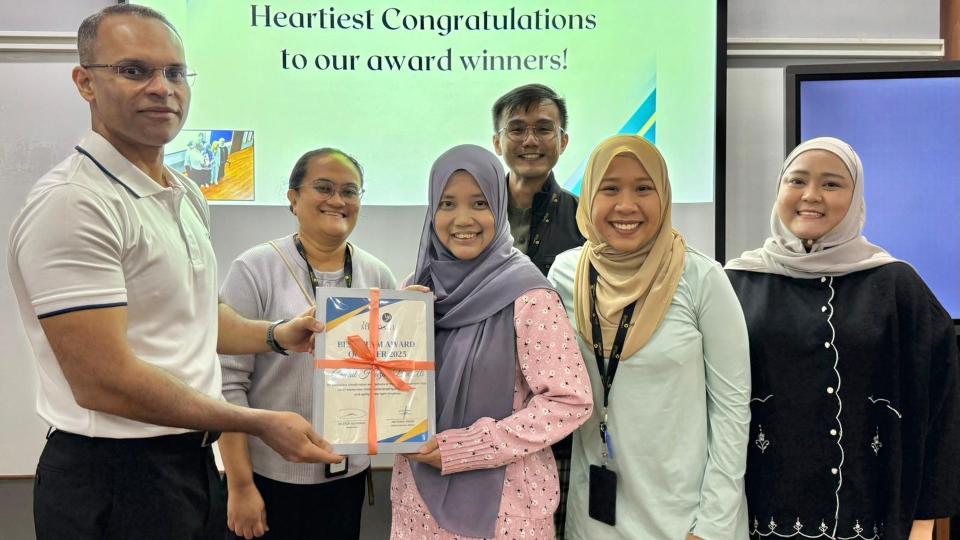
#> input picture c3-summary/assets/photos/01-awards-congratulations.jpg, 1920 x 1080 px (shown at 1/2 size)
$ python polaroid.py ../c3-summary/assets/photos/01-awards-congratulations.jpg 1.0 1.0 ../c3-summary/assets/photos/02-awards-best-employee.jpg
#> lines starting #> are read from the running program, lines starting #| are printed output that depends on the picture
import sys, math, subprocess
from PIL import Image, ImageFilter, ImageDraw, ImageEnhance
W, H, FPS = 1080, 1920, 30
def ease_out_back(x, s=1.4):
    x -= 1; return x*x*((s+1)*x + s) + 1
def build(photo, dur, angle, out):
#> called with dur = 1, angle = 1
    src = Image.open(photo).convert("RGB")
#> src is the input picture: PIL image 1920x1080 RGB; mean R, G, B 140.5, 142.8, 129.9
    # background: cover-fit, heavy blur, darkened
    sc = max(W/src.width, H/src.height)
#> sc = 1.78
    bg = src.resize((math.ceil(src.width*sc), math.ceil(src.height*sc)), Image.LANCZOS)
    bg = bg.crop(((bg.width-W)//2, (bg.height-H)//2, (bg.width-W)//2+W, (bg.height-H)//2+H))
#> bg: PIL image 1080x1920 RGB
    bg = ImageEnhance.Brightness(bg.filter(ImageFilter.GaussianBlur(45))).enhance(0.62)
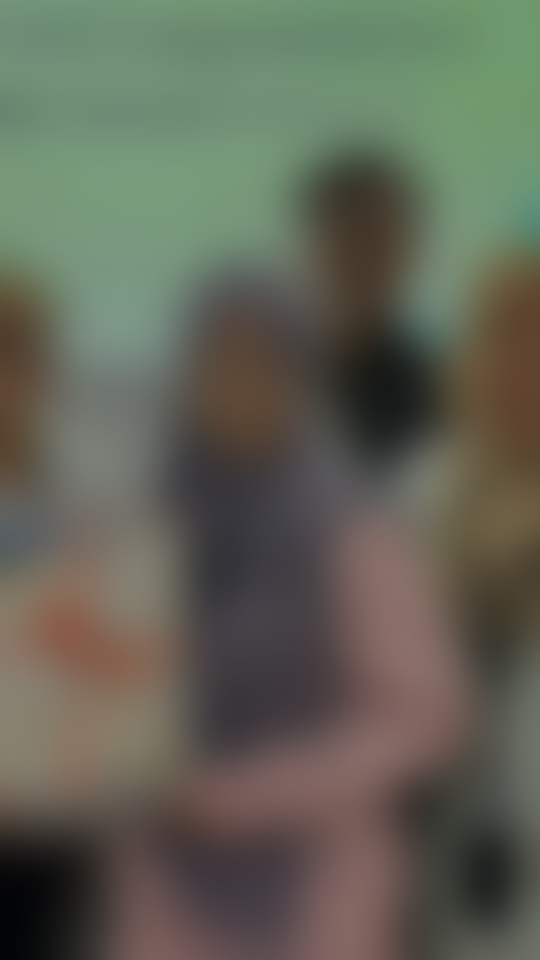
#> bg: PIL image 1080x1920 RGB (shown at 1/2 size); mean R, G, B 97.4, 99.5, 86
    # polaroid card (2x supersampled)
    S = 2; pw = 760*S; ph = round(pw*src.height/src.width)
#> after `ph = round(pw * src.height / src.width)`: ph = 855
    side, top, bottom = 34*S, 34*S, 150*S
    cw, ch = pw+2*side, ph+top+bottom
#> cw = 1656; ch = 1223
    card = Image.new("RGBA", (cw, ch), (250, 249, 245, 255))
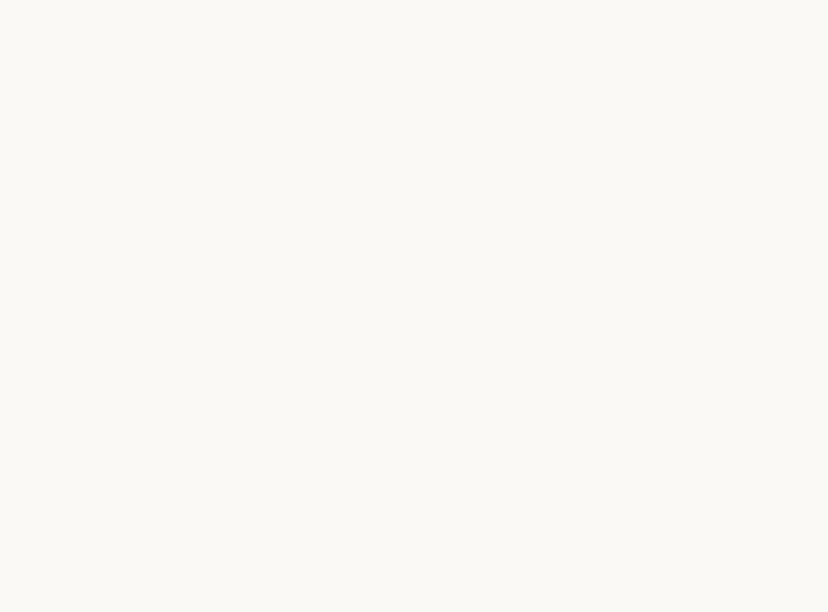
#> card: PIL image 1656x1223 RGBA (shown at 1/2 size); mean R, G, B, A 250, 249, 245, 255
    card.paste(src.resize((pw, ph), Image.LANCZOS), (side, top))
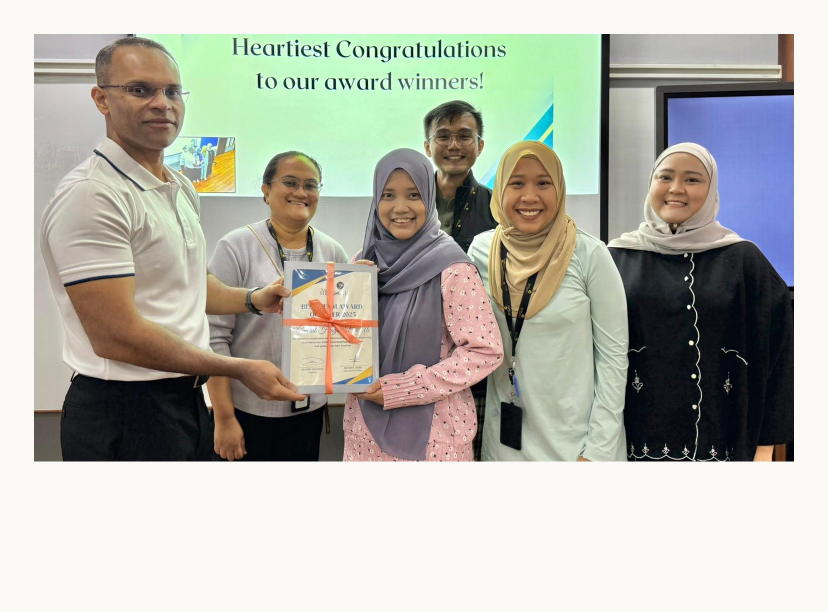
#> card: PIL image 1656x1223 RGBA (shown at 1/2 size); mean R, G, B, A 179.8, 180.9, 171.1, 255
    d = ImageDraw.Draw(card); d.rectangle([side-1, top-1, side+pw, top+ph], outline=(225,223,218,255), width=2)
    # tape strip
    tape = Image.new("RGBA", (190*S, 52*S), (245, 236, 205, 175))
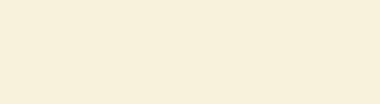
#> tape: PIL image 380x104 RGBA; mean R, G, B, A 245, 236, 205, 175; transparent parts drawn white
    tape = tape.rotate(-angle*1.6, expand=True, resample=Image.BICUBIC)
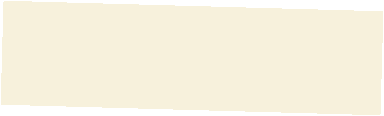
#> tape: PIL image 384x116 RGBA; mean R, G, B, A 216.5, 209.4, 181.9, 155.3; transparent parts drawn white
    pad = 60*S
    big = Image.new("RGBA", (cw+2*pad, ch+2*pad), (0,0,0,0))
#> big: PIL image 1896x1463 RGBA; every value is 0
    # shadow
    sh = Image.new("RGBA", big.size, (0,0,0,0))
    ImageDraw.Draw(sh).rectangle([pad+10*S, pad+16*S, pad+cw+10*S, pad+ch+16*S], fill=(0,0,0,120))
    sh = sh.filter(ImageFilter.GaussianBlur(14*S))
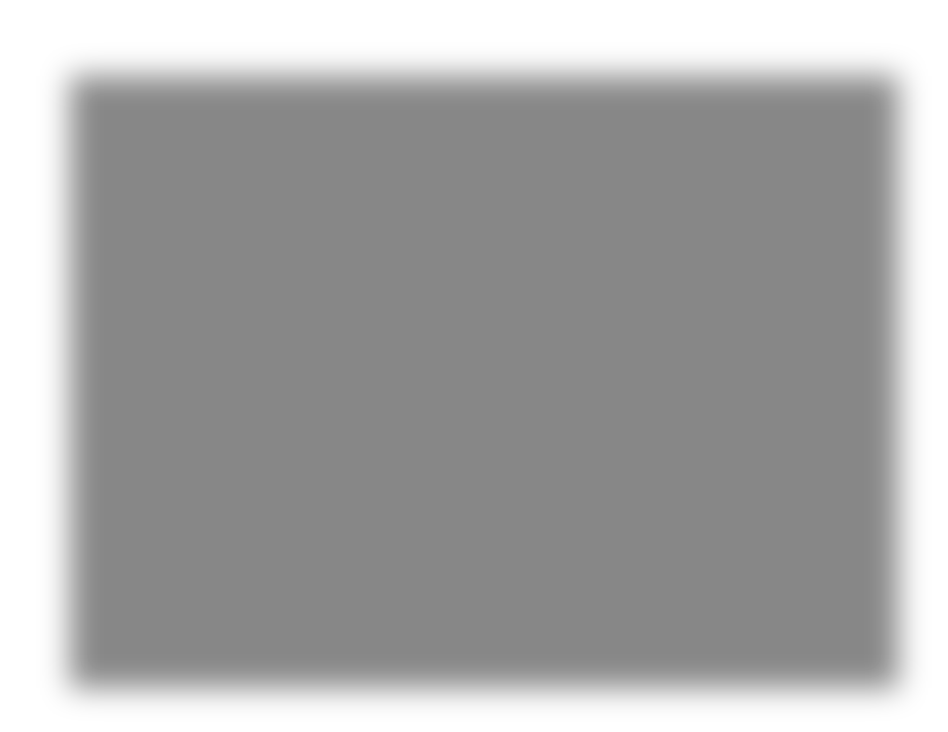
#> sh: PIL image 1896x1463 RGBA (shown at 1/2 size); mean R, G, B, A 0, 0, 0, 87.7; transparent parts drawn white
    big.alpha_composite(sh); big.alpha_composite(card, (pad, pad))
    big.alpha_composite(tape, (pad+cw//2-tape.width//2, pad-tape.height//2+6*S))
    big = big.rotate(angle, expand=True, resample=Image.BICUBIC)
#> big: PIL image 1922x1497 RGBA
    big = big.resize((big.width//S, big.height//S), Image.LANCZOS)
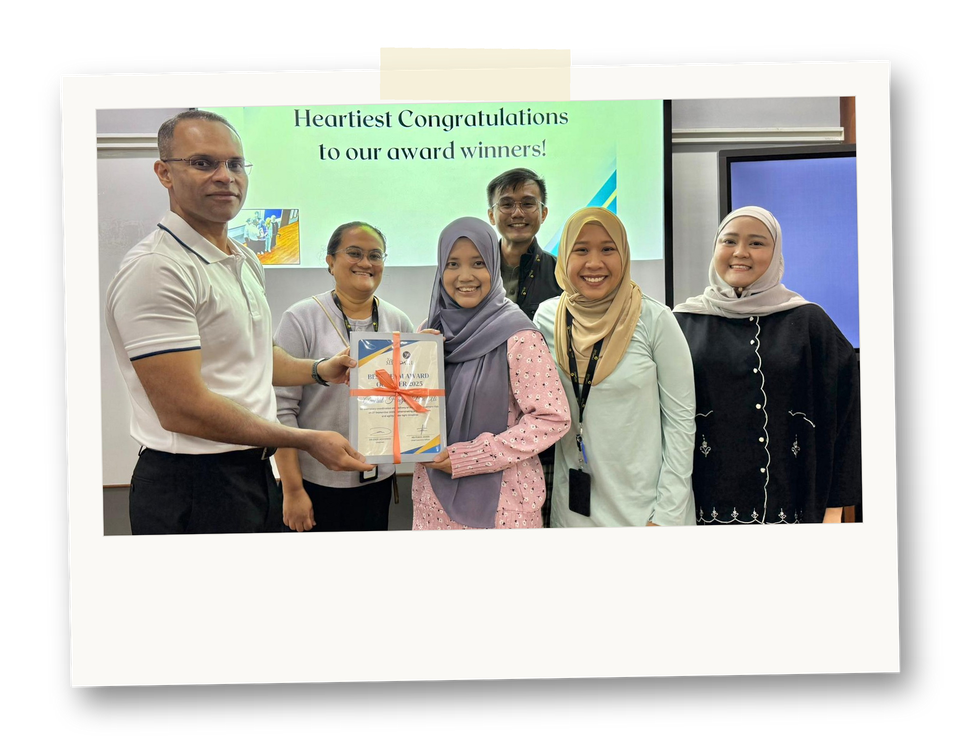
#> big: PIL image 961x748 RGBA; mean R, G, B, A 128.2, 128.8, 121.7, 184.2; transparent parts drawn white
    cx, cy = W//2, 820
    n = int(round(dur*FPS))
#> (the run stopped early here; a loop or call above may not have finished)

$ run again, on c3-summary/assets/photos/03-awards-handover-1.jpg
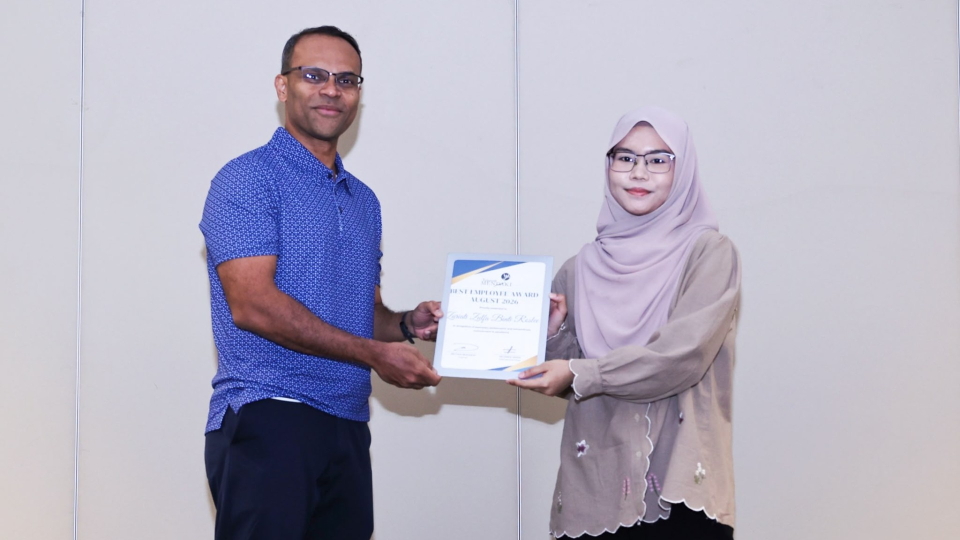
#> input picture c3-summary/assets/photos/03-awards-handover-1.jpg, 1920 x 1080 px (shown at 1/2 size)
#> in build, src is the input picture: PIL image 1920x1080 RGB; mean R, G, B 179.3, 175.6, 192
#> in build, `card.paste(src.resize((pw, ph), Image.LANCZOS), (side, top))`:
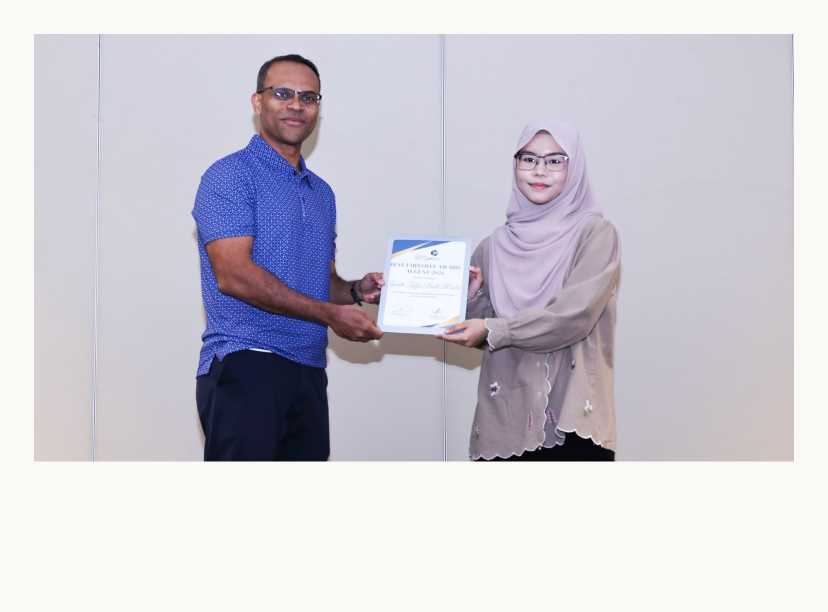
#> card: PIL image 1656x1223 RGBA (shown at 1/2 size); mean R, G, B, A 204.6, 201.9, 211, 255
#> in build, `big = big.resize((big.width//S, big.height//S), Image.LANCZOS)`:
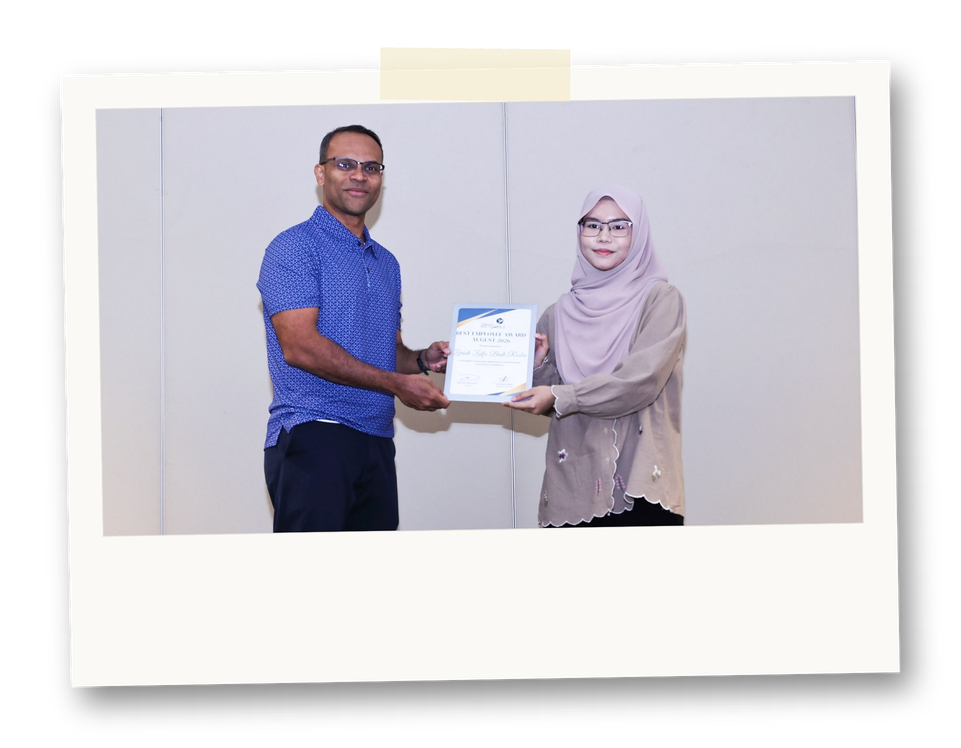
#> big: PIL image 961x748 RGBA; mean R, G, B, A 145.6, 143.6, 149.7, 184.2; transparent parts drawn white

$ run again, on c3-summary/assets/photos/04-awards-handover-2.jpg
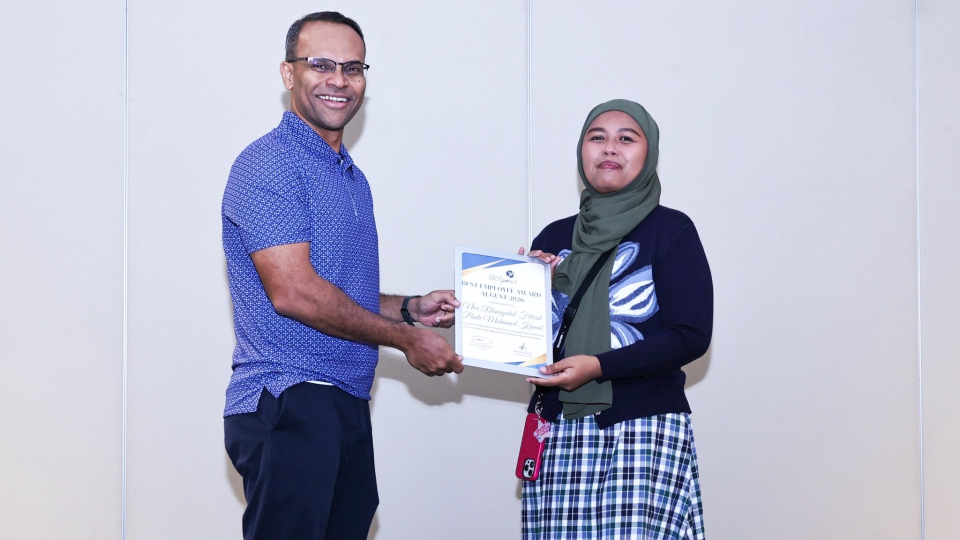
#> input picture c3-summary/assets/photos/04-awards-handover-2.jpg, 1920 x 1080 px (shown at 1/2 size)
#> in build, src is the input picture: PIL image 1920x1080 RGB; mean R, G, B 179.9, 181.5, 200.8
#> in build, `card.paste(src.resize((pw, ph), Image.LANCZOS), (side, top))`:
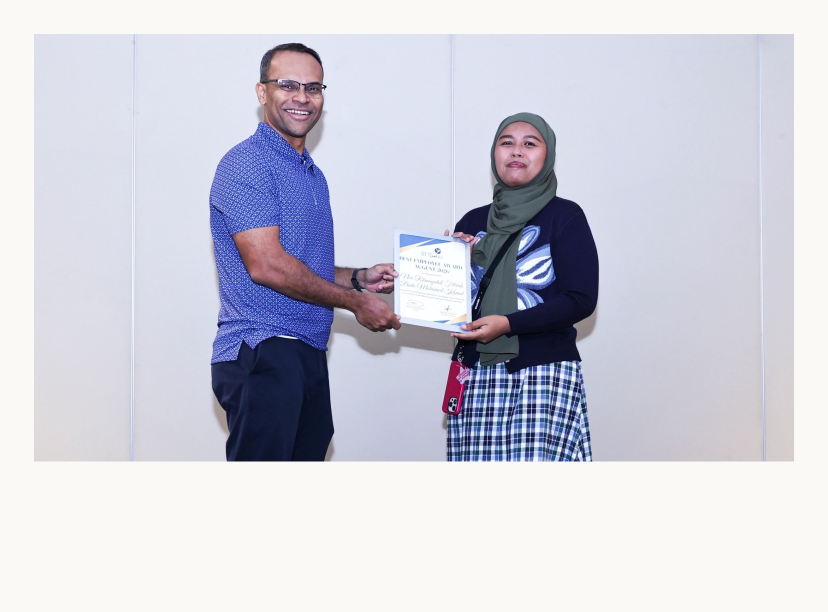
#> card: PIL image 1656x1223 RGBA (shown at 1/2 size); mean R, G, B, A 205.1, 205.7, 216.6, 255
#> in build, `big = big.resize((big.width//S, big.height//S), Image.LANCZOS)`:
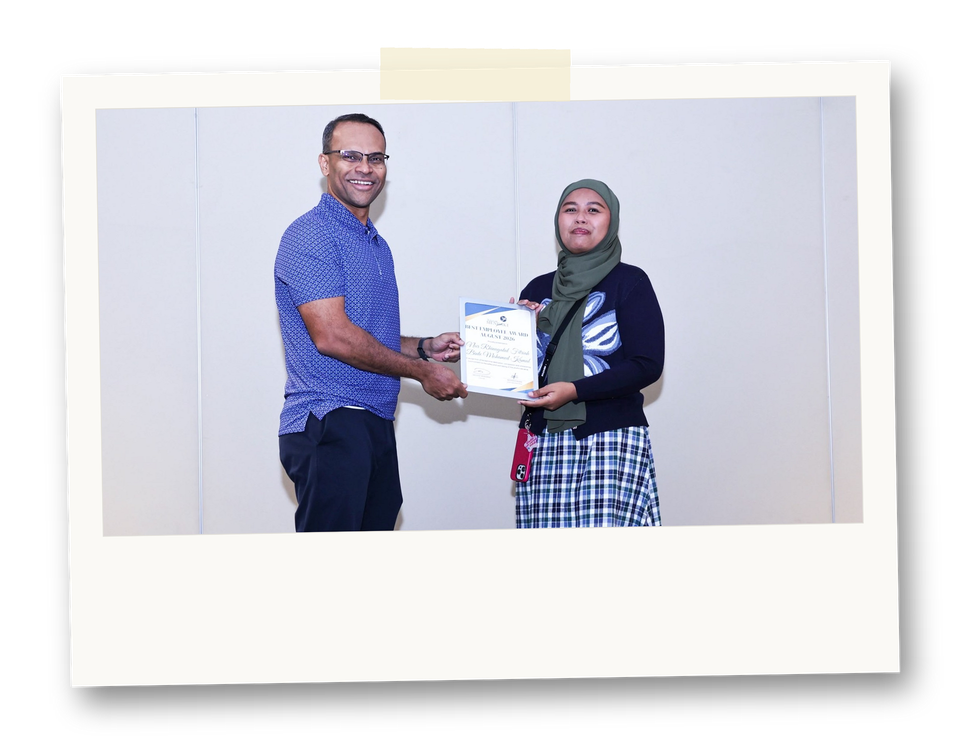
#> big: PIL image 961x748 RGBA; mean R, G, B, A 145.9, 146.3, 153.6, 184.2; transparent parts drawn white

$ run again, on c3-summary/assets/photos/05-awards-best-employee-2.jpg
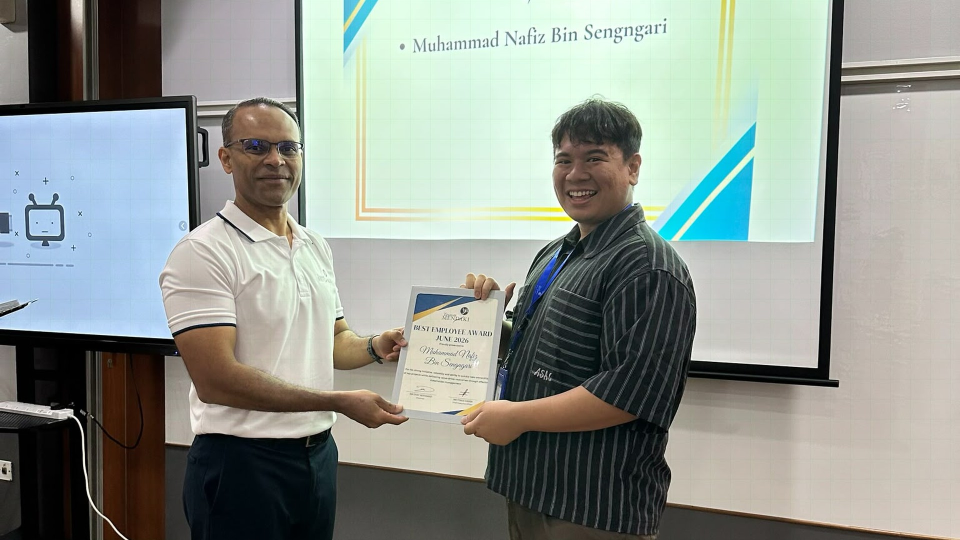
#> input picture c3-summary/assets/photos/05-awards-best-employee-2.jpg, 1920 x 1080 px (shown at 1/2 size)
#> in build, src is the input picture: PIL image 1920x1080 RGB; mean R, G, B 144.1, 151.1, 144.5
#> in build, `big = big.resize((big.width//S, big.height//S), Image.LANCZOS)`:
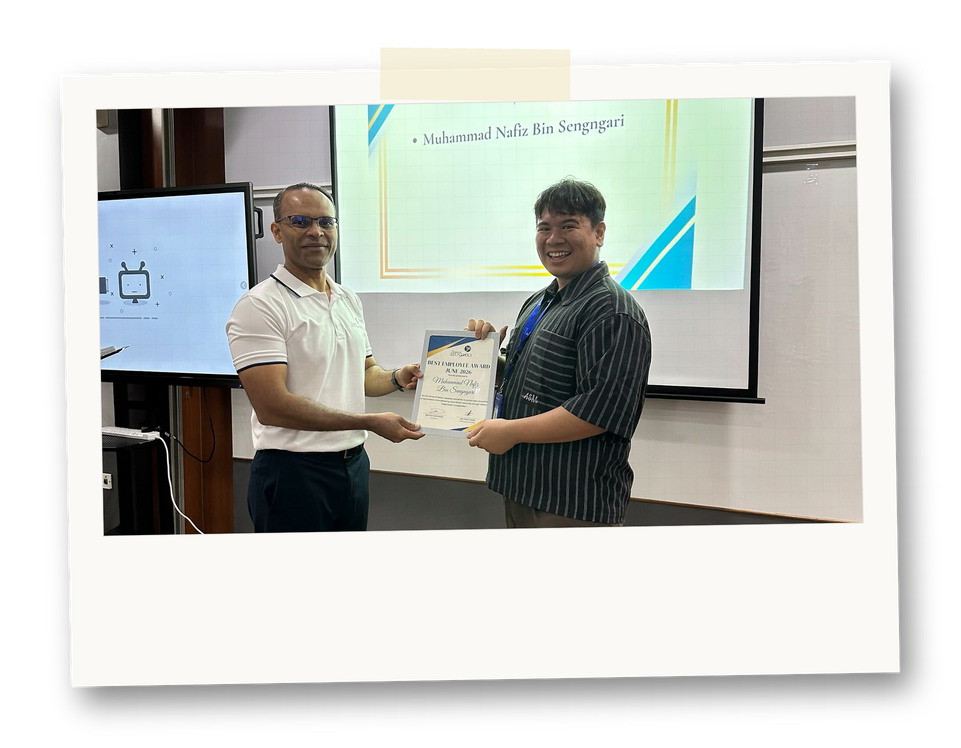
#> big: PIL image 961x748 RGBA; mean R, G, B, A 129.8, 132.6, 128.3, 184.2; transparent parts drawn white
